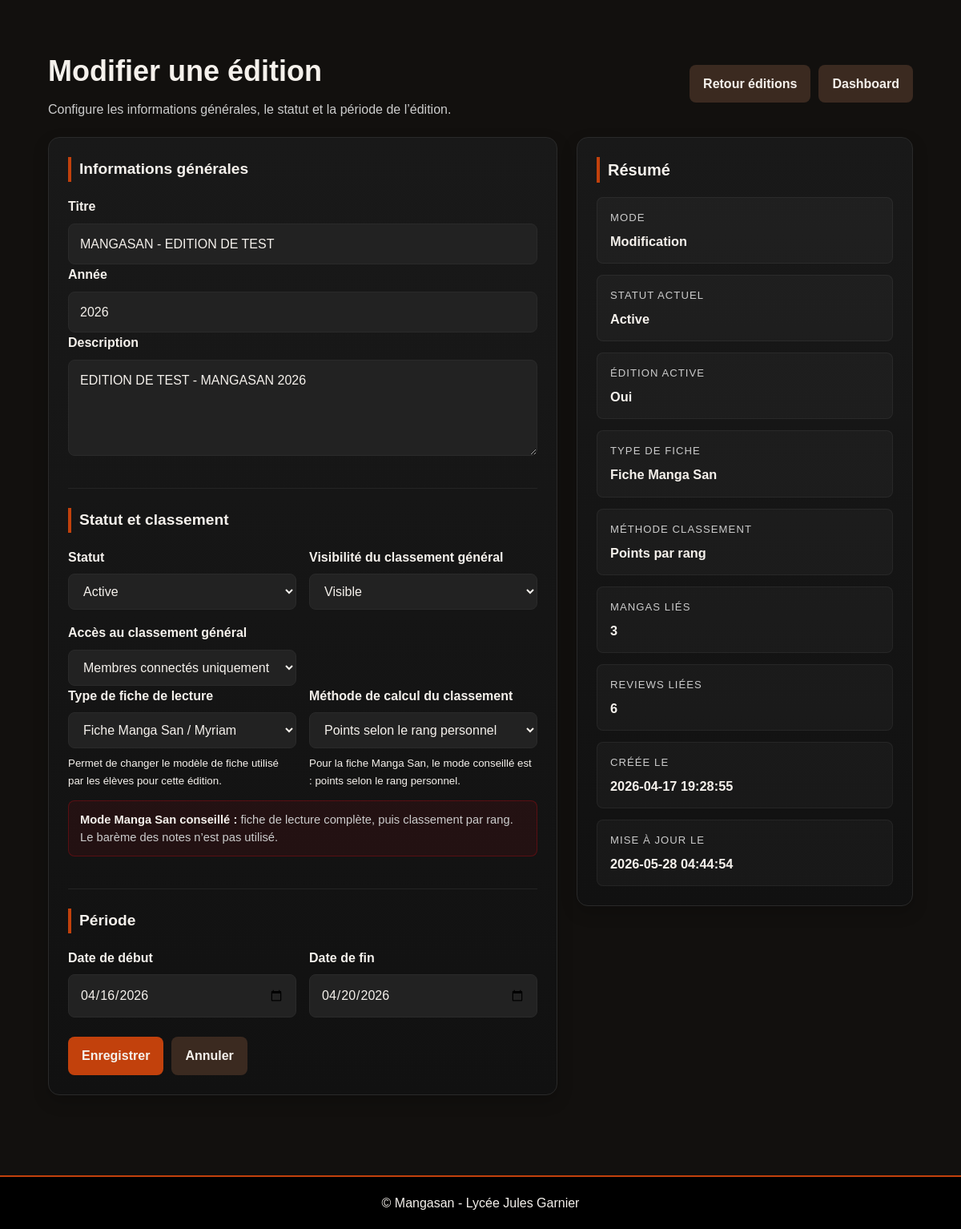
Page /admin/edition_edit.php?id=4 (signed in) on the committed database.
### tables this page shows
CREATE TABLE `editions` (
  `id` int(10) UNSIGNED NOT NULL,
  `title` varchar(150) NOT NULL,
  `year` smallint(5) UNSIGNED NOT NULL,
  `description` text DEFAULT NULL,
  `status` enum('draft','active','closed','archived') NOT NULL DEFAULT 'draft',
  `is_active` tinyint(1) NOT NULL DEFAULT 0,
  `general_ranking_visibility` enum('hidden','visible') NOT NULL DEFAULT 'hidden',
  `general_ranking_access` enum('public','members') NOT NULL DEFAULT 'members',
  `ranking_calculation_method` varchar(100) NOT NULL DEFAULT 'average_score',
  `score_max` int(10) UNSIGNED NOT NULL DEFAULT 20,
  `start_date` date DEFAULT NULL,
  `end_date` date DEFAULT NULL,
  `created_at` datetime NOT NULL DEFAULT current_timestamp(),
  `updated_at` datetime NOT NULL DEFAULT current_timestamp() ON UPDATE current_timestamp()
);

### admin/edition_edit.php (the view, shortened to what this page needs)
<?php
require_once __DIR__ . '/../includes/db.php';
function e(?string $value): string
{
    return htmlspecialchars((string) $value, ENT_QUOTES, 'UTF-8');
}
function editionStatusLabel(string $status): string
{
    return match ($status) {
        'draft' => 'Brouillon',
        'active' => 'Active',
        'closed' => 'Clôturée',
        'archived' => 'Archivée',
        default => $status
    };
}
function reviewFormTypeLabel(?string $formType): string
{
    return match ((string) $formType) {
        'mangasan_reading_sheet_v1' => 'Fiche Manga San',
        'classic_score' => 'Fiche avec notes',
        default => (string) ($formType ?? 'classic_score')
    };
}
function rankingMethodLabel(?string $method): string
{
    return match ((string) $method) {
        'rank_points' => 'Points par rang',
        'average', 'average_score' => 'Moyenne des notes',
        default => (string) ($method ?? 'average_score')
    };
}
$editionId = filter_input(INPUT_GET, 'id', FILTER_VALIDATE_INT);
$isEditMode = $editionId !== false && $editionId !== null;
$edition = [
    'id' => null,
    'title' => '',
    'year' => date('Y'),
    'description' => '',
    'status' => 'draft',
    'is_active' => 0,
    'general_ranking_visibility' => 'hidden',
    'general_ranking_access' => 'members',
    'ranking_calculation_method' => 'average_score',
    'review_form_type' => 'classic_score',
    'score_max' => 20,
    'start_date' => '',
    'end_date' => '',
    'created_at' => '',
    'updated_at' => ''
];
$stats = [
    'mangas_count' => 0,
    'reviews_count' => 0
];
if ($isEditMode) {
    $stmt = $pdo->prepare(
        "SELECT
            editions.*,
            (
                SELECT COUNT(*)
                FROM edition_mangas
                WHERE edition_mangas.edition_id = editions.id
            ) AS mangas_count,
            (
                SELECT COUNT(*)
                FROM reviews
                WHERE reviews.edition_id = editions.id
            ) AS reviews_count
         FROM editions
         WHERE editions.id = :id
         LIMIT 1"
    );
    $stmt->execute([
        'id' => $editionId
    ]);
    $row = $stmt->fetch();
    $edition = $row;
    $stats['mangas_count'] = (int) $row['mangas_count'];
    $stats['reviews_count'] = (int) $row['reviews_count'];
}
require_once __DIR__ . '/../includes/header.php';
?>
<main class="admin-dashboard-page">
    <section class="home-section">
        <div class="container">
            <div class="admin-toolbar">
                <div class="admin-page-heading">
                    <h1><?php echo $isEditMode ? 'Modifier une édition' : 'Créer une édition'; ?></h1>
                    <p>Configure les informations générales, le statut et la période de l’édition.</p>
                </div>
                <div class="admin-toolbar-actions">
                    <a href="/mangasan/admin/editions.php" class="btn btn-secondary">Retour éditions</a>
                    <a href="/mangasan/admin/index.php" class="btn btn-secondary">Dashboard</a>
                </div>
            </div>
            <div class="admin-layout-two-columns">
                <div class="admin-panel">
                    <form method="post" action="<?php echo $isEditMode ? '/mangasan/actions/edition_update.php' : '/mangasan/actions/edition_create.php'; ?>" class="admin-form">
                        <div class="admin-form-section">
                            <h2>Informations générales</h2>
                            <div class="admin-field">
                                <label for="title">Titre</label>
                                <input type="text" id="title" name="title" value="<?php echo e((string) $edition['title']); ?>" required>
                            </div>
                            <div class="admin-field">
                                <label for="year">Année</label>
                                <input type="number" id="year" name="year" min="2000" max="2100" value="<?php echo e((string) $edition['year']); ?>" required>
                            </div>
                            <div class="admin-field">
                                <label for="description">Description</label>
                                <textarea id="description" name="description"><?php echo e((string) $edition['description']); ?></textarea>
                            </div>
                        </div>
                        <div class="admin-form-section">
                            <h2>Statut et classement</h2>
                            <div class="admin-form-grid">
                                <div class="admin-field">
                                    <label for="status">Statut</label>
                                    <select id="status" name="status" required>
                                        <option value="active" <?php echo $edition['status'] === 'active' ? 'selected' : ''; ?>>Active</option>
                                    </select>
                                </div>
                                <div class="admin-field">
                                    <label for="general_ranking_visibility">Visibilité du classement général</label>
                                    <select id="general_ranking_visibility" name="general_ranking_visibility">
                                        <option value="visible" <?php echo (string) $edition['general_ranking_visibility'] === 'visible' ? 'selected' : ''; ?>>Visible</option>
                                    </select>
                                </div>
                                <div class="admin-field">
                                    <label for="general_ranking_access">Accès au classement général</label>
                                    <select id="general_ranking_access" name="general_ranking_access">
                                        <option value="members" <?php echo (string) $edition['general_ranking_access'] === 'members' ? 'selected' : ''; ?>>Membres connectés uniquement</option>
                                    </select>
                                </div>
                            </div>
                            <div class="admin-form-grid">
                                <div class="admin-field">
                                    <label for="review_form_type">Type de fiche de lecture</label>
                                    <select id="review_form_type" name="review_form_type" required>
                                        <option value="mangasan_reading_sheet_v1" <?php echo (string) ($edition['review_form_type'] ?? 'classic_score') === 'mangasan_reading_sheet_v1' ? 'selected' : ''; ?>>
                                            Fiche Manga San / Myriam
                                        </option>
                                    </select>
                                    <small class="admin-help-text">
                                        Permet de changer le modèle de fiche utilisé par les élèves pour cette édition.
                                    </small>
                                </div>
                                <div class="admin-field">
                                    <label for="ranking_calculation_method">Méthode de calcul du classement</label>
                                    <select id="ranking_calculation_method" name="ranking_calculation_method" required>
                                        <option value="rank_points" <?php echo (string) $edition['ranking_calculation_method'] === 'rank_points' ? 'selected' : ''; ?>>
                                            Points selon le rang personnel
                                        </option>
                                    </select>
                                    <small class="admin-help-text" id="ranking_method_help">
                                    </small>
                                </div>
                            </div>
                            <div class="admin-mode-advice" id="edition_mode_advice" aria-live="polite"></div>
                        </div>
                        <div class="admin-form-section">
                            <h2>Période</h2>
                            <div class="admin-form-grid">
                                <div class="admin-field">
                                    <label for="start_date">Date de début</label>
                                    <input type="date" id="start_date" name="start_date" value="<?php echo e((string) $edition['start_date']); ?>" required>
                                </div>
                                <div class="admin-field">
                                    <label for="end_date">Date de fin</label>
                                    <input type="date" id="end_date" name="end_date" value="<?php echo e((string) $edition['end_date']); ?>" required>
                                </div>
                            </div>
                        </div>
                        <div class="admin-form-actions">
                            <button type="submit" class="btn btn-primary"><?php echo $isEditMode ? 'Enregistrer' : 'Créer'; ?></button>
                            <a href="/mangasan/admin/editions.php" class="btn btn-secondary">Annuler</a>
                        </div>
                    </form>
                </div>
                <aside class="admin-preview-card">
                    <div class="admin-preview-head">
                        <h2>Résumé</h2>
                    </div>
                    <div class="admin-preview-section">
                        <div class="admin-summary-item">
                            <span>Mode</span>
                            <strong><?php echo $isEditMode ? 'Modification' : 'Création'; ?></strong>
                        </div>
                        <div class="admin-summary-item">
                            <span>Statut actuel</span>
                            <strong><?php echo e(editionStatusLabel((string) $edition['status'])); ?></strong>
                        </div>
                        <div class="admin-summary-item">
                            <span>Édition active</span>
                            <strong><?php echo (int) $edition['is_active'] === 1 ? 'Oui' : 'Non'; ?></strong>
                        </div>
                        <div class="admin-summary-item">
                            <span>Type de fiche</span>
                            <strong><?php echo e(reviewFormTypeLabel((string) ($edition['review_form_type'] ?? 'classic_score'))); ?></strong>
                        </div>
                        <div class="admin-summary-item">
                            <span>Méthode classement</span>
                            <strong><?php echo e(rankingMethodLabel((string) $edition['ranking_calculation_method'])); ?></strong>
                        </div>
                        <div class="admin-summary-item">
                            <span>Mangas liés</span>
                            <strong><?php echo (int) $stats['mangas_count']; ?></strong>
                        </div>
                        <div class="admin-summary-item">
                            <span>Reviews liées</span>
                            <strong><?php echo (int) $stats['reviews_count']; ?></strong>
                        </div>
                        <?php if ($isEditMode): ?>
                            <div class="admin-summary-item">
                                <span>Créée le</span>
                                <strong><?php echo e((string) $edition['created_at']); ?></strong>
                            </div>
                            <div class="admin-summary-item">
                                <span>Mise à jour le</span>
                                <strong><?php echo e((string) $edition['updated_at']); ?></strong>
                            </div>
                        <?php endif; ?>
                    </div>
                </aside>
            </div>
        </div>
    </section>
</main>
<?php require_once __DIR__ . '/../includes/footer.php'; ?>

### rows in the picture
editions: title "MANGASAN - EDITION DE TEST", year "2026", description "EDITION DE TEST - MANGASAN 2026", status "Active", general_ranking_visibility "Visible", general_ranking_access "Membres connectés uniquement", review_form_type "Fiche Manga San / Myriam", ranking_calculation_method "Points selon le rang personnel", start_date "04/16/2026", end_date "04/20/2026", review_form_type "Fiche Manga San", ranking_calculation_method "Points par rang", created_at "2026-04-17 19:28:55", updated_at "2026-05-28 04:44:54"

### other values in the picture
$stats['mangas_count'] "3"
$stats['reviews_count'] "6"
